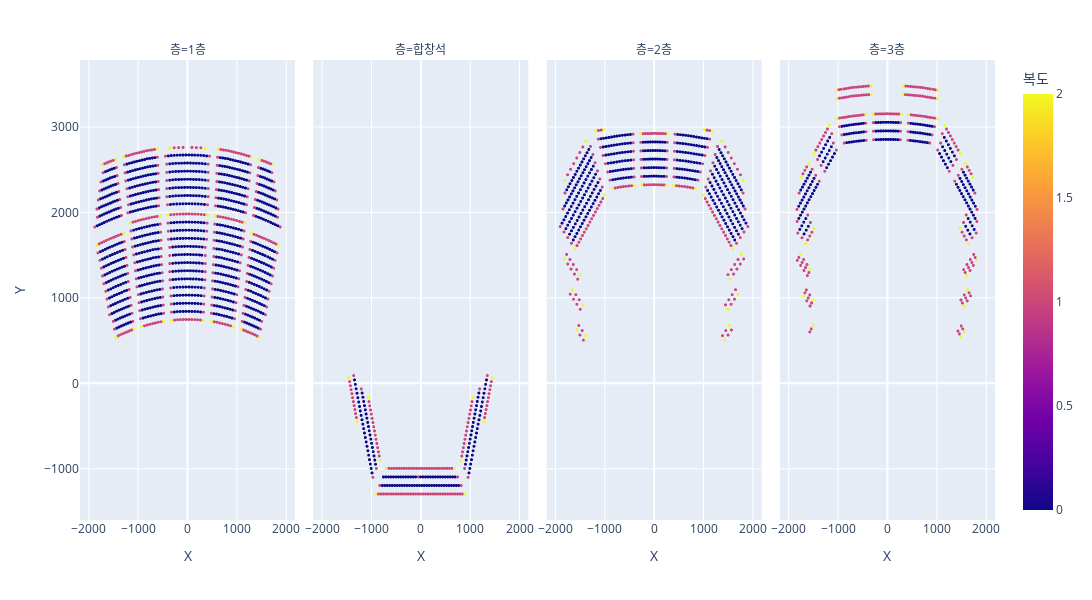

The cell this chart's notebook holds for it:
### Code cell
# 자리가 복도 자리인 경우 : 층, 블록, 열 별로 가장 끝 번호인 경우 찾기\
df['복도'] = ((df['넘버'] == min_nums) | (df['넘버'] == max_nums)).astype(int)

# 열이 복도와 인접한 경우 : 첫 열, 끝 열 찾기
cond1 = ((df['열']==max_row) | (df['열']==1))
cond2 = ((df['층']=='1층') & (df['블록'].isin(['A블록', 'E블록'])) & (df['열']==13))
cond3 = ((df['층']=='1층') & (df['블록'].isin(['B블록', 'C블록', 'D블록'])) & (df['열']==14))
df.loc[cond1 | cond2 | cond3, '복도'] += 1

# 2d scatter plot
fig = px.scatter(df, x='X', y='Y', color='복도', facet_col='층', hover_name='전체_좌석')
fig.update_layout(width=1500, height=600)
fig.update_traces(marker={'size': 3})
fig.show()

# 합창석 : FH블록 3열
# 2층 : BD블록 7열
# 3층 : BCDEF블록 1열

### Figure 1 — Plotly figure (JSON) as saved in the notebook; plotly's stock layout.template omitted (floating-point values rounded to 4 significant figures; data arrays with more than 128 entries replaced by an {"elided": "..."} marker saying what was removed)
{"data": [{"hovertemplate": "<b>%{hovertext}</b><br><br>층=1층<br>X=%{x}<br>Y=%{y}<br>복도=%{marker.color}<extra></extra>", "hovertext": {"elided": "1234 str values"}, "legendgroup": "", "marker": {"color": {"elided": "1234 int values"}, "coloraxis": "coloraxis", "size": 3, "symbol": "circle"}, "mode": "markers", "name": "", "showlegend": false, "type": "scattergl", "x": {"elided": "1234 int values"}, "xaxis": "x", "y": {"elided": "1234 int values"}, "yaxis": "y"}, {"hovertemplate": "<b>%{hovertext}</b><br><br>층=합창석<br>X=%{x}<br>Y=%{y}<br>복도=%{marker.color}<extra></extra>", "hovertext": {"elided": "274 str values"}, "legendgroup": "", "marker": {"color": {"elided": "274 int values"}, "coloraxis": "coloraxis", "size": 3, "symbol": "circle"}, "mode": "markers", "name": "", "showlegend": false, "type": "scattergl", "x": {"elided": "274 int values"}, "xaxis": "x2", "y": {"elided": "274 int values"}, "yaxis": "y2"}, {"hovertemplate": "<b>%{hovertext}</b><br><br>층=2층<br>X=%{x}<br>Y=%{y}<br>복도=%{marker.color}<extra></extra>", "hovertext": {"elided": "568 str values"}, "legendgroup": "", "marker": {"color": {"elided": "568 int values"}, "coloraxis": "coloraxis", "size": 3, "symbol": "circle"}, "mode": "markers", "name": "", "showlegend": false, "type": "scattergl", "x": {"elided": "568 int values"}, "xaxis": "x3", "y": {"elided": "568 int values"}, "yaxis": "y3"}, {"hovertemplate": "<b>%{hovertext}</b><br><br>층=3층<br>X=%{x}<br>Y=%{y}<br>복도=%{marker.color}<extra></extra>", "hovertext": {"elided": "429 str values"}, "legendgroup": "", "marker": {"color": {"elided": "429 int values"}, "coloraxis": "coloraxis", "size": 3, "symbol": "circle"}, "mode": "markers", "name": "", "showlegend": false, "type": "scattergl", "x": {"elided": "429 int values"}, "xaxis": "x4", "y": {"elided": "429 int values"}, "yaxis": "y4"}], "layout": {"annotations": [{"font": {}, "showarrow": false, "text": "층=1층", "x": 0.1175, "xanchor": "center", "xref": "paper", "y": 1, "yanchor": "bottom", "yref": "paper"}, {"font": {}, "showarrow": false, "text": "층=합창석", "x": 0.3725, "xanchor": "center", "xref": "paper", "y": 1, "yanchor": "bottom", "yref": "paper"}, {"font": {}, "showarrow": false, "text": "층=2층", "x": 0.6275, "xanchor": "center", "xref": "paper", "y": 1, "yanchor": "bottom", "yref": "paper"}, {"font": {}, "showarrow": false, "text": "층=3층", "x": 0.8825, "xanchor": "center", "xref": "paper", "y": 1, "yanchor": "bottom", "yref": "paper"}], "coloraxis": {"colorbar": {"title": {"text": "복도"}}, "colorscale": [[0, "#0d0887"], [0.1111, "#46039f"], [0.2222, "#7201a8"], [0.3333, "#9c179e"], [0.4444, "#bd3786"], [0.5556, "#d8576b"], [0.6667, "#ed7953"], [0.7778, "#fb9f3a"], [0.8889, "#fdca26"], [1, "#f0f921"]]}, "height": 600, "legend": {"tracegroupgap": 0}, "margin": {"t": 60}, "width": 1500, "xaxis": {"anchor": "y", "domain": [0, 0.235], "title": {"text": "X"}}, "xaxis2": {"anchor": "y2", "domain": [0.255, 0.49], "matches": "x", "title": {"text": "X"}}, "xaxis3": {"anchor": "y3", "domain": [0.51, 0.745], "matches": "x", "title": {"text": "X"}}, "xaxis4": {"anchor": "y4", "domain": [0.765, 1.0], "matches": "x", "title": {"text": "X"}}, "yaxis": {"anchor": "x", "domain": [0, 1], "title": {"text": "Y"}}, "yaxis2": {"anchor": "x2", "domain": [0, 1], "matches": "y", "showticklabels": false}, "yaxis3": {"anchor": "x3", "domain": [0, 1], "matches": "y", "showticklabels": false}, "yaxis4": {"anchor": "x4", "domain": [0, 1], "matches": "y", "showticklabels": false}}}
